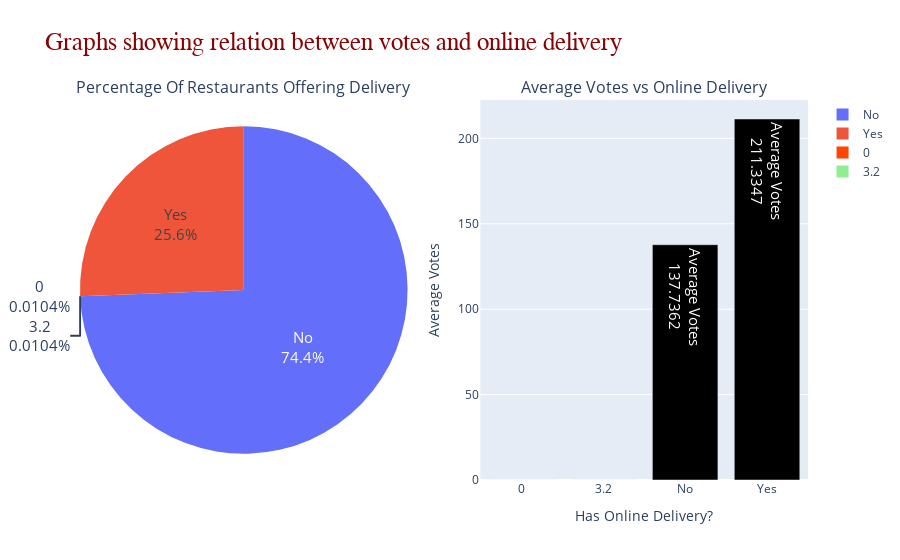

Notebook cell for this chart:
### Code cell
fig2=make_subplots(rows=1, cols=2,
                   specs=[[{"type":"domain"},{"type":"bar"}]],
                   subplot_titles=('Percentage Of Restaurants Offering Delivery','Average Votes vs Online Delivery'))

fig2.add_trace(go.Pie(labels=Total_Restaurants_Delivery.index,
                      values=Total_Restaurants_Delivery.Total_Restaurants,
                      hovertemplate ="%{label}<br>Restaurant Count:%{value}",
                      hoverinfo=None,
                      texttemplate = "%{label}<br>%{percent}",
                      marker=dict(colors=["orangered","lightgreen"]),
                      showlegend=True),row=1,col=1)

fig2.add_trace(go.Bar(x=Avg_Votes.index,
                      y=Avg_Votes["Average_Votes"],
                     hovertemplate ="%{label}<br>Average Votes:%{value}",
                     texttemplate = "Average Votes<br>%{value}",
                     marker=dict(color=["orangered","lightgreen"]),
                     showlegend=False),row=1,col=2)

fig2.update_xaxes(title_text="Has Online Delivery?", row=1, col=2)
fig2.update_yaxes(title_text="Average Votes", row=1, col=2)


fig2.update_traces(textfont_size=15)
fig2.update_layout(title_text = 'Graphs showing relation between votes and online delivery',title_font = dict(size=25,family='Verdana', 
                                     color='darkred'))

### Figure 1 — Plotly figure (JSON) as saved in the notebook; plotly's stock layout.template omitted (floating-point values rounded to 4 significant figures)
{"data": [{"domain": {"x": [0, 0.45], "y": [0, 1]}, "hovertemplate": "%{label}<br>Restaurant Count:%{value}", "labels": ["0", "3.2", "No", "Yes"], "marker": {"colors": ["orangered", "lightgreen"]}, "showlegend": true, "textfont": {"size": 15}, "texttemplate": "%{label}<br>%{percent}", "type": "pie", "values": [1, 1, 7120, 2450]}, {"hovertemplate": "%{label}<br>Average Votes:%{value}", "marker": {"color": ["orangered", "lightgreen"]}, "showlegend": false, "textfont": {"size": 15}, "texttemplate": "Average Votes<br>%{value}", "type": "bar", "x": ["0", "3.2", "No", "Yes"], "xaxis": "x", "y": [0, 0, 137.7, 211.3], "yaxis": "y"}], "layout": {"annotations": [{"font": {"size": 16}, "showarrow": false, "text": "Percentage Of Restaurants Offering Delivery", "x": 0.225, "xanchor": "center", "xref": "paper", "y": 1, "yanchor": "bottom", "yref": "paper"}, {"font": {"size": 16}, "showarrow": false, "text": "Average Votes vs Online Delivery", "x": 0.775, "xanchor": "center", "xref": "paper", "y": 1, "yanchor": "bottom", "yref": "paper"}], "title": {"font": {"color": "darkred", "family": "Verdana", "size": 25}, "text": "Graphs showing relation between votes and online delivery"}, "xaxis": {"anchor": "y", "domain": [0.55, 1], "title": {"text": "Has Online Delivery?"}}, "yaxis": {"anchor": "x", "domain": [0, 1], "title": {"text": "Average Votes"}}}}
